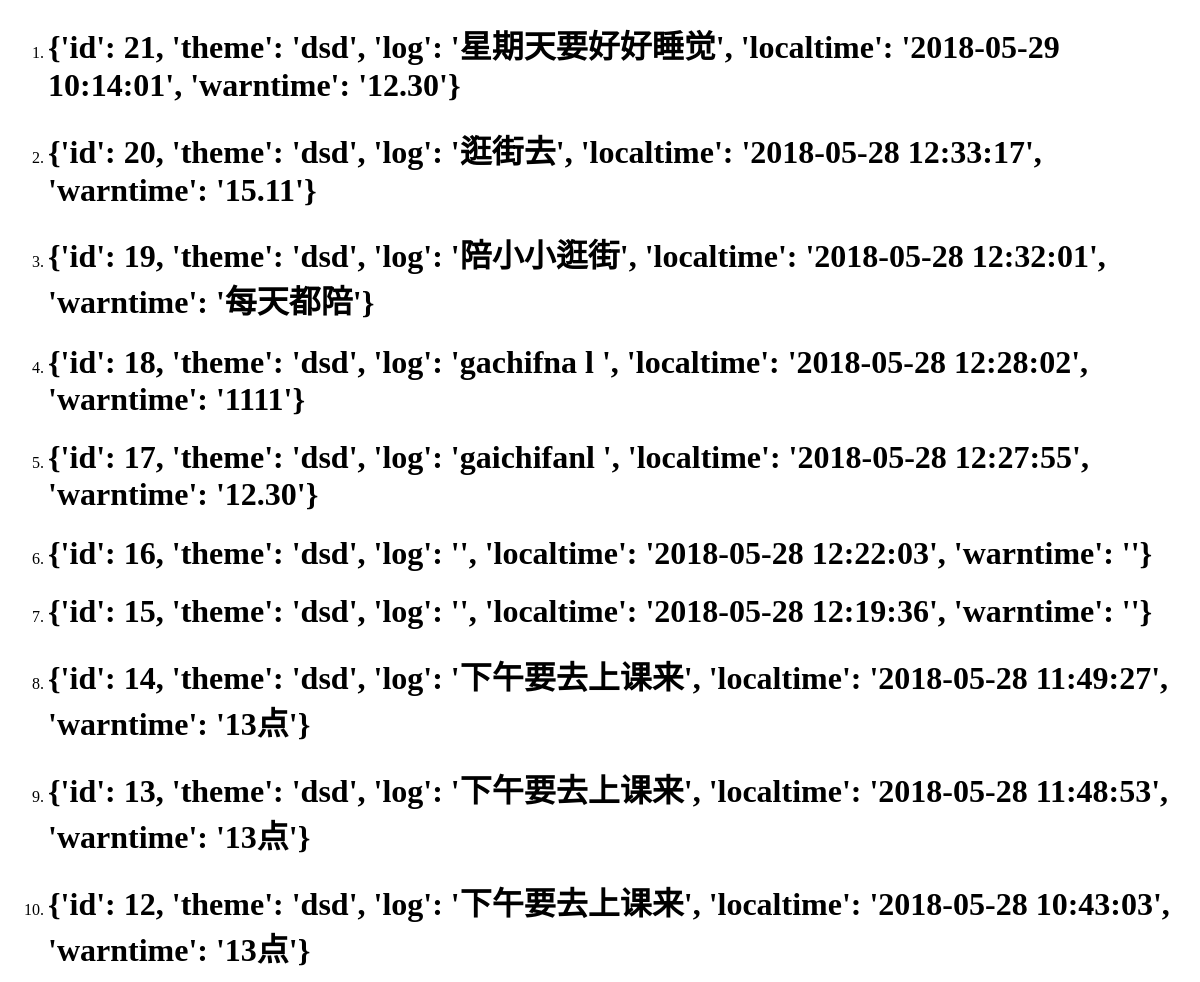
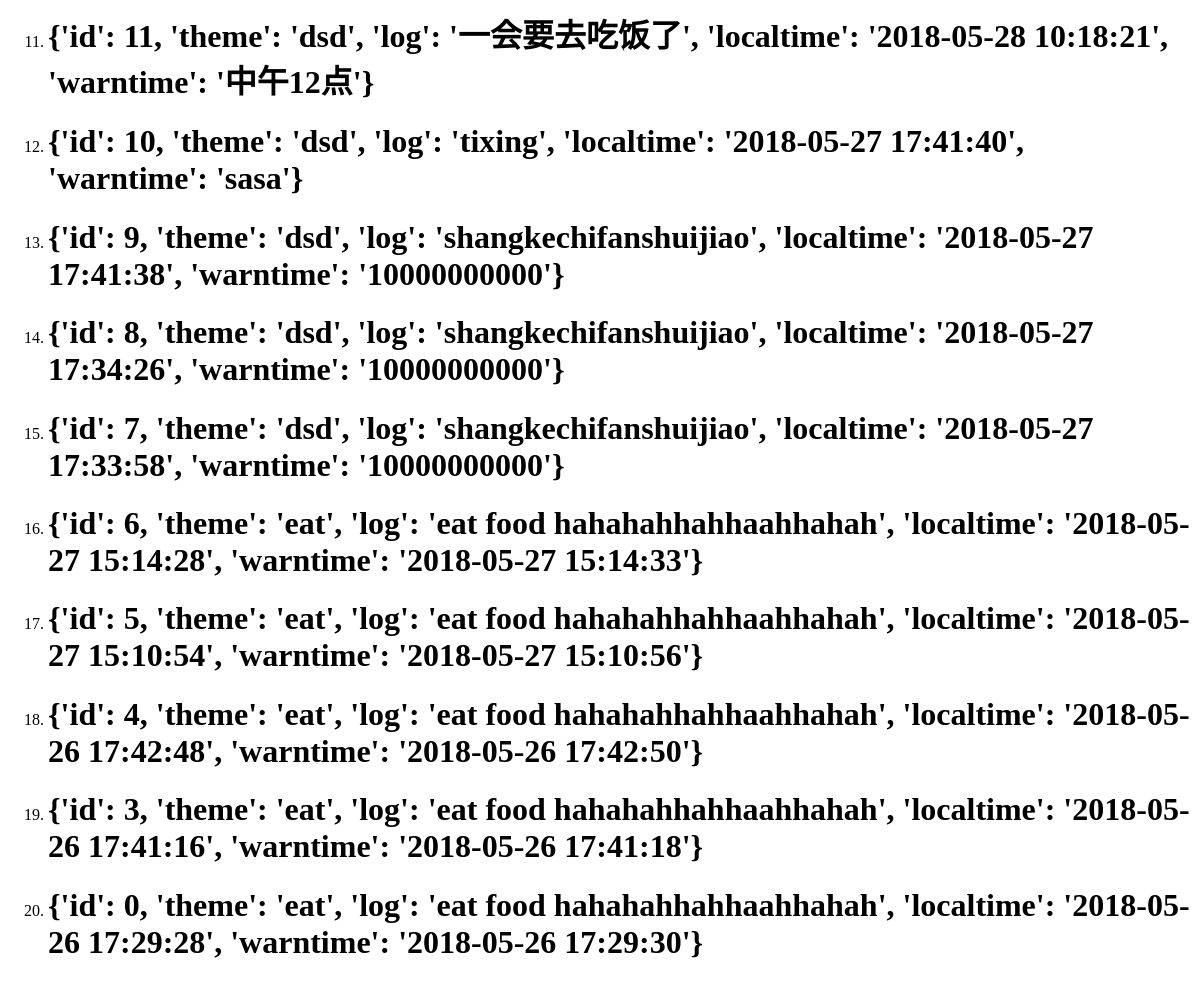
Before: /showall/ with the older database file (2 pictures, top to bottom).
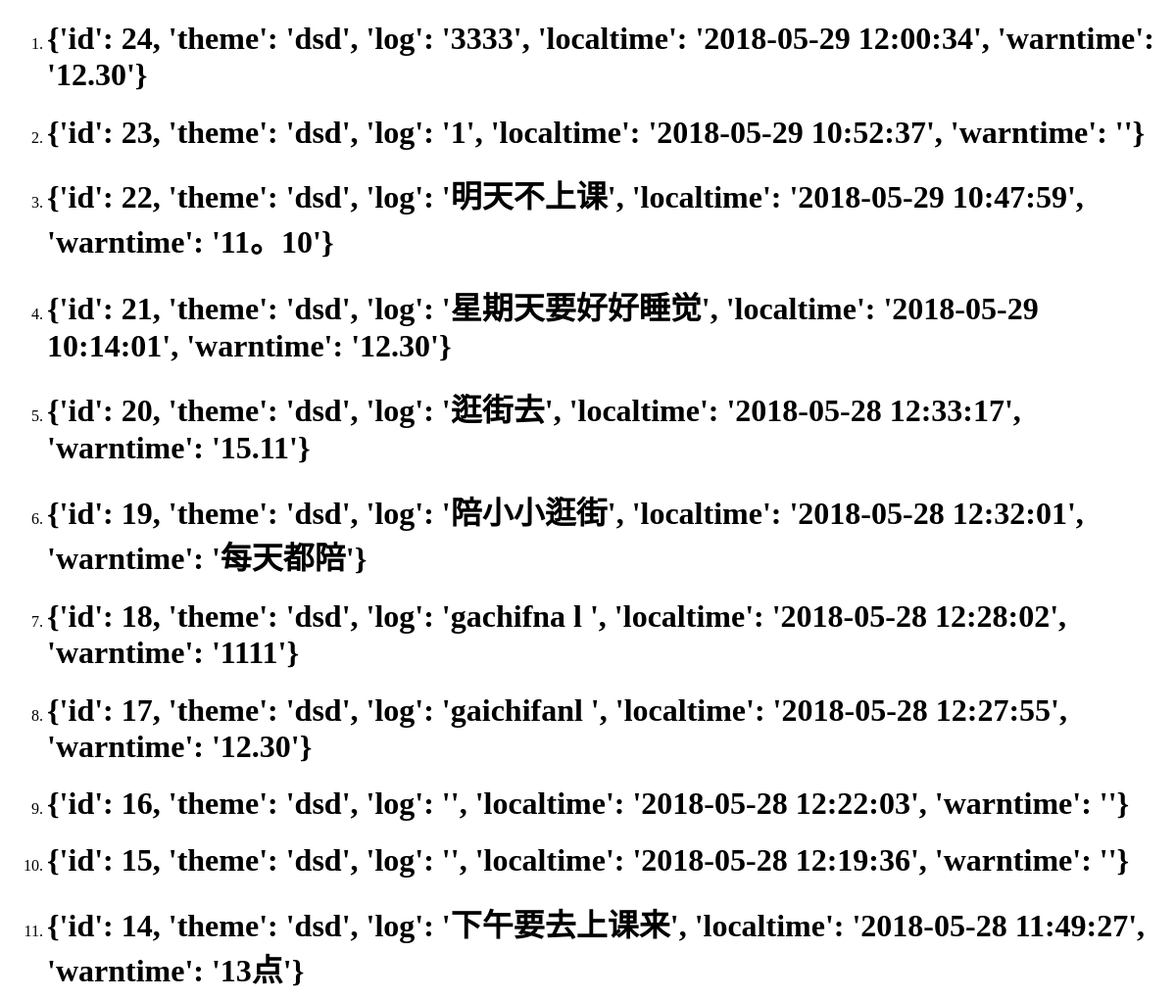
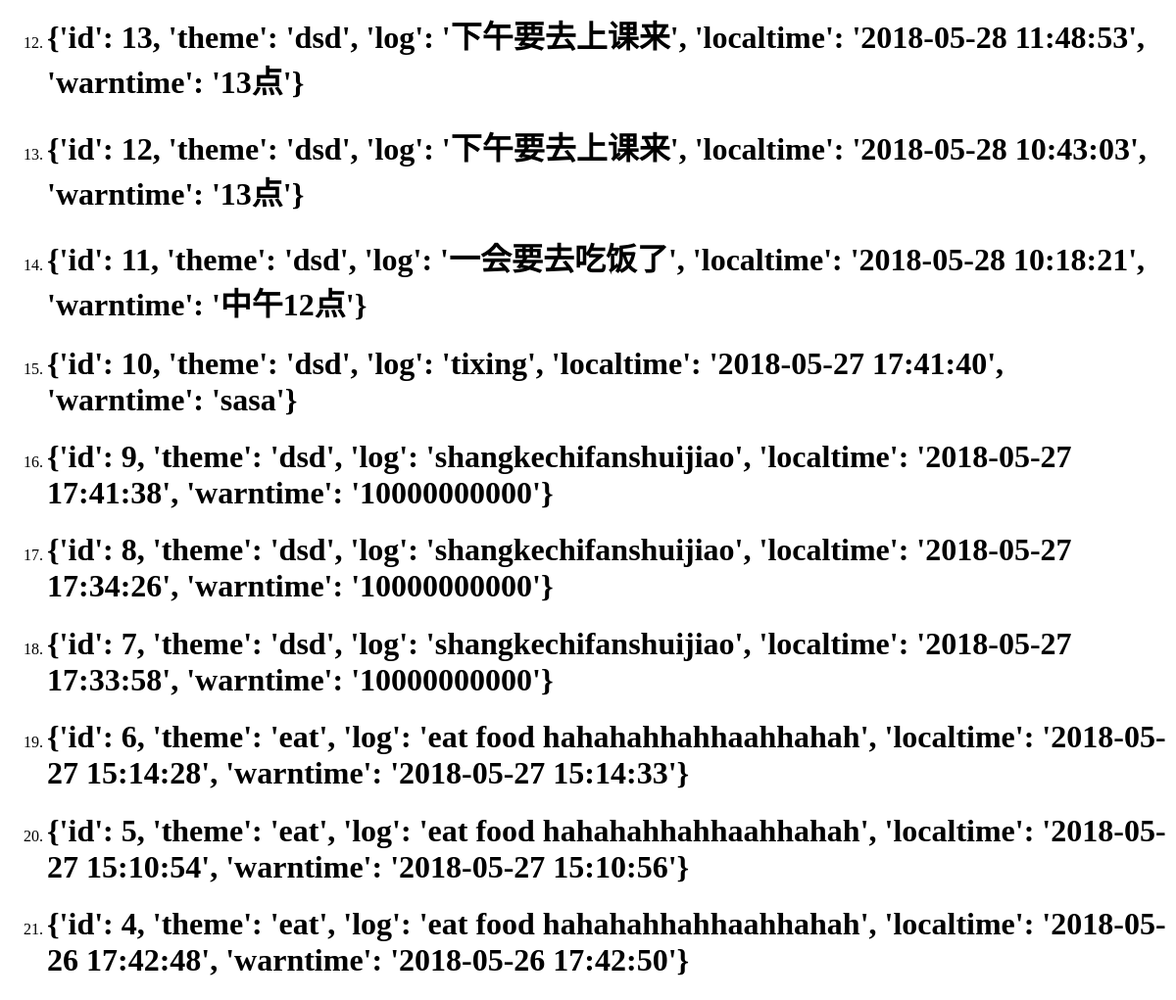
After: the same page with the newer database file (2 pictures, top to bottom).
### tables this page shows
CREATE TABLE warn1( id integer primary key, theme varchar(100),log varchar(200), date timestamp not null default (datetime('now','localtime')),warndate varchar(200));

### views.py (the view)
@app.route('/showall/')
@app.route('/showall/<name>')
def showall(name=None):
    todo = todolistteamA()
    result = todo.read_all()
    return render_template('showall.html', list_todo=result)

### todo.py (called while the page is built)
    def read_all(self):
        return self.db.find_all()

### todoDB.py (called while the page is built)
    def find_all(self):
        conn = sqlite3.connect('todolist.db')
        cursor = conn.cursor()
        cursor.execute("select * from warn1 order by id desc")
        print('查找全部提醒数据：')
        rs = cursor.fetchall()
        if not rs:
            print('当前没有提醒记录，请添加')
        else:
            print(rs)
            return ([{'id': c[0], 'theme': c[1], 'log': c[2], 'localtime': c[3], 'warntime': c[4]} for c in rs])
        cursor.close()
        conn.commit()
        conn.close()

### templates/showall.html (shortened to what this page needs)
<!DOCTYPE html>
<html lang="en">
<head>
</head>
<body>{% if list_todo %}
<ol>
{% for  todo in list_todo %}
  <li><h1> {{ todo }}</h1></li>
{% else %}
 </ol>
{% endfor %}
{% endif %}
</body>
</html>

Changed rows visible on the page:
removed warn1: todo "{'id': 3, 'theme': 'eat', 'log': 'eat food hahahahhahhaahhahah', 'localtime': '2018-05-26 17:41:16', 'warntime': '2018-05-26 17:41:18'}"
removed warn1: todo "{'id': 0, 'theme': 'eat', 'log': 'eat food hahahahhahhaahhahah', 'localtime': '2018-05-26 17:29:28', 'warntime': '2018-05-26 17:29:30'}"
added warn1: todo "{'id': 24, 'theme': 'dsd', 'log': '3333', 'localtime': '2018-05-29 12:00:34', 'warntime': '12.30'}"
added warn1: todo "{'id': 23, 'theme': 'dsd', 'log': '1', 'localtime': '2018-05-29 10:52:37', 'warntime': ''}"
added warn1: todo "{'id': 22, 'theme': 'dsd', 'log': '明天不上课', 'localtime': '2018-05-29 10:47:59', 'warntime': '11。10'}"
